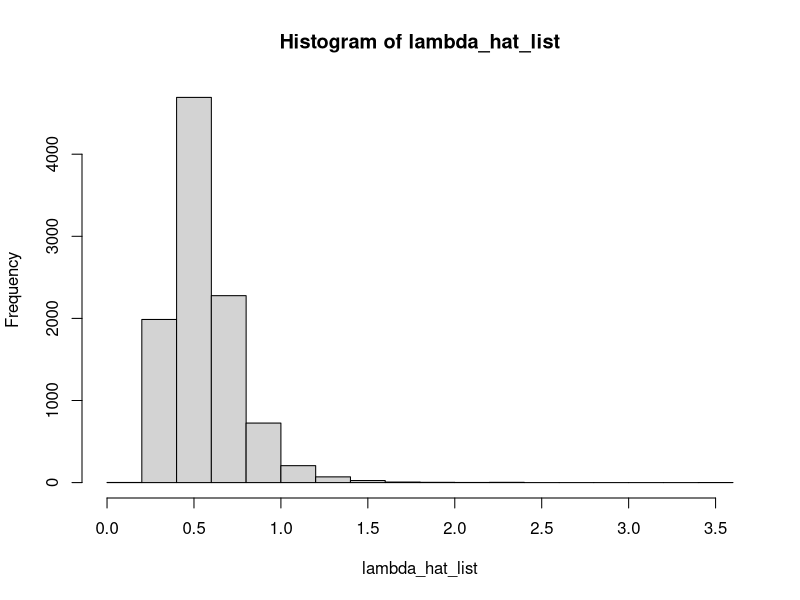
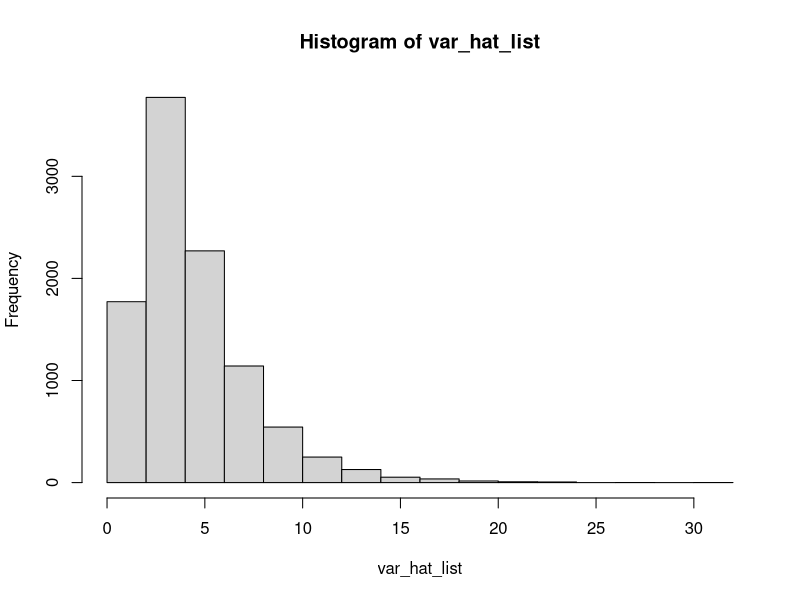

These charts were generated, in order, by the following R code:
# Problem set 6A

# Question 1 
# part A
n <- 10
u <- runif(n, 0, 1)
# Lambda = 0.5
lambda <- 0.5
y <- -log(1-u)/lambda 

# For Question 2
var_true <- (1/0.5^2)
var_hat_list <- vector()
sample_var_list <- vector()

# Part b
# Lambda hat = 1/mean(y)
lambda_hat <- 1/mean(y)

# part c
# bias and se of lambda_hat and RMSW
lambda_hat_list = vector()

nsim <- 10000
for (i in 1:nsim) {
  u_sim <- runif(n, 0, 1)
  y_sim <- -log(1-u_sim)/lambda
  lambda_hat_list[i] <- 1/mean(y_sim)
  var_hat_list[i] <- mean(y_sim)^2
  sample_var_list[i] <- var(y_sim)
}

# Bias
bias_lambda_hat <- mean(lambda_hat_list) - 0.5
bias_lambda_hat
# SE
se_lambda_hat <- sd(lambda_hat_list)
se_lambda_hat
# RMSE
rmse_lambda_hat <- sqrt(bias_lambda_hat^2 + se_lambda_hat^2)
rmse_lambda_hat

# Plotting to check normality
hist(lambda_hat_list)

# Question 2
# Bias and SE and MSE of sigma hat Sq 
bias_sigma_hat <- mean(var_hat_list) - var_true
bias_sigma_hat
# SE of sigma_hat
se_sigma_hat <- sd(var_hat_list)
se_sigma_hat
# RMSE
rmse_sigma_hat <- sqrt(bias_sigma_hat^2 + se_sigma_hat^2)
rmse_sigma_hat

# plotting
hist(var_hat_list)

# part c
# Bias
bias_sample_var <- mean(sample_var_list) - var_true
bias_sample_var
# SE
se_sample_var <- sd(sample_var_list)
se_sample_var
# RMSE
rmse_sample_var <- sqrt(bias_sample_var^2 + se_sample_var^2)
rmse_sample_var